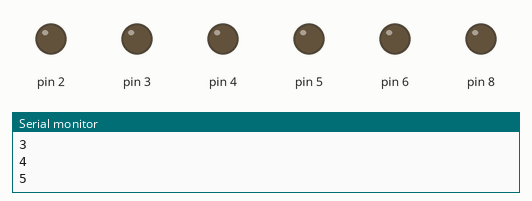
A sketch run on a simulated Arduino Uno, built with avr-gcc and run on an emulated ATmega328P. Shown: output pins drawn as LEDs (lit = HIGH), the last lines printed to the serial monitor.

Above: at 5.5 s.
At 16.0 s:
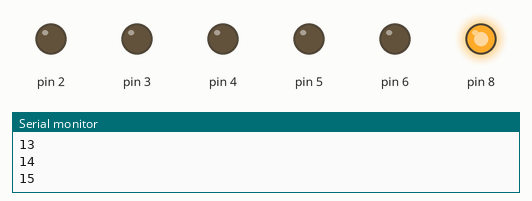
At 26.0 s:
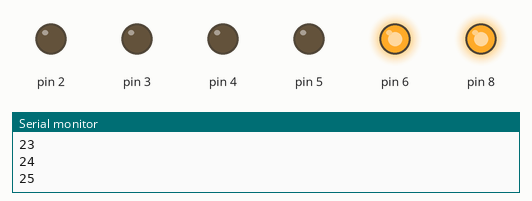
At 36.0 s:
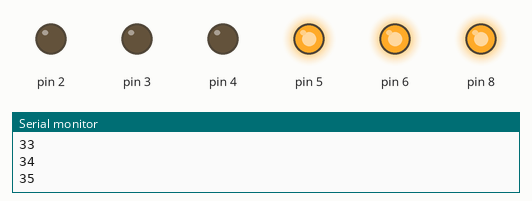
At 46.0 s:
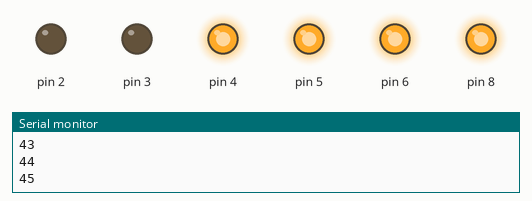
At 55.5 s:
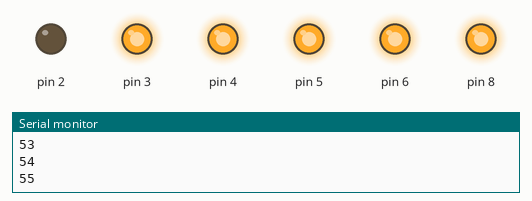
Timing chart, 0 to 78.0 s (numbered marks = the images above):
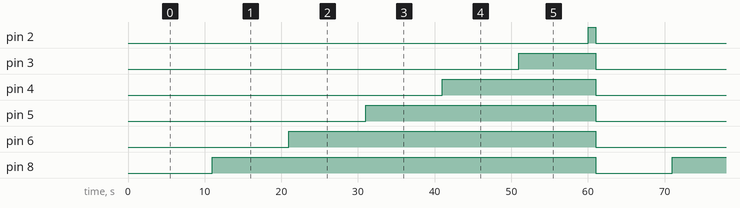

The sketch:

HW10.ino
```cpp
unsigned long timeKeep;

void setup() {
  Serial.begin(9600);
  pinMode(2,OUTPUT);
  pinMode(3,OUTPUT);
  pinMode(4,OUTPUT);
  pinMode(5,OUTPUT);
  pinMode(6,OUTPUT);
  pinMode(8,OUTPUT);
}

void loop() {
  timeKeep = (millis()/1000)%60;
  Serial.println(timeKeep);
  delay(1000);

  if(timeKeep>=10)
  {
    digitalWrite(8,HIGH);
    if(timeKeep>=20)
    {
      digitalWrite(6,HIGH);
      if(timeKeep>=30)
      {
        digitalWrite(5,HIGH);
        if(timeKeep>=40)
        {
          digitalWrite(4,HIGH);
          if(timeKeep>=50)
          {
            digitalWrite(3,HIGH);
            if(timeKeep>=59)
            {
              digitalWrite(2,HIGH);
            }
          }
        }
      }
    }
  }
  else
  {
    digitalWrite(8,LOW);
    digitalWrite(2,LOW);
    digitalWrite(3,LOW);
    digitalWrite(4,LOW);
    digitalWrite(5,LOW);
    digitalWrite(6,LOW);
  }
}
```

Measured:
- by itself, pin 2: alternates HIGH for 1.0 s and LOW for 59.0 s
- by itself, pin 3: alternates HIGH for 10.0 s and LOW for 50.0 s
- by itself, pin 4: alternates HIGH for 20.0 s and LOW for 40.0 s
- by itself, pin 5: alternates HIGH for 30.0 s and LOW for 30.0 s
- by itself, pin 6: alternates HIGH for 40.0 s and LOW for 20.0 s
- by itself, pin 8: alternates HIGH for 50.0 s and LOW for 10.0 s
